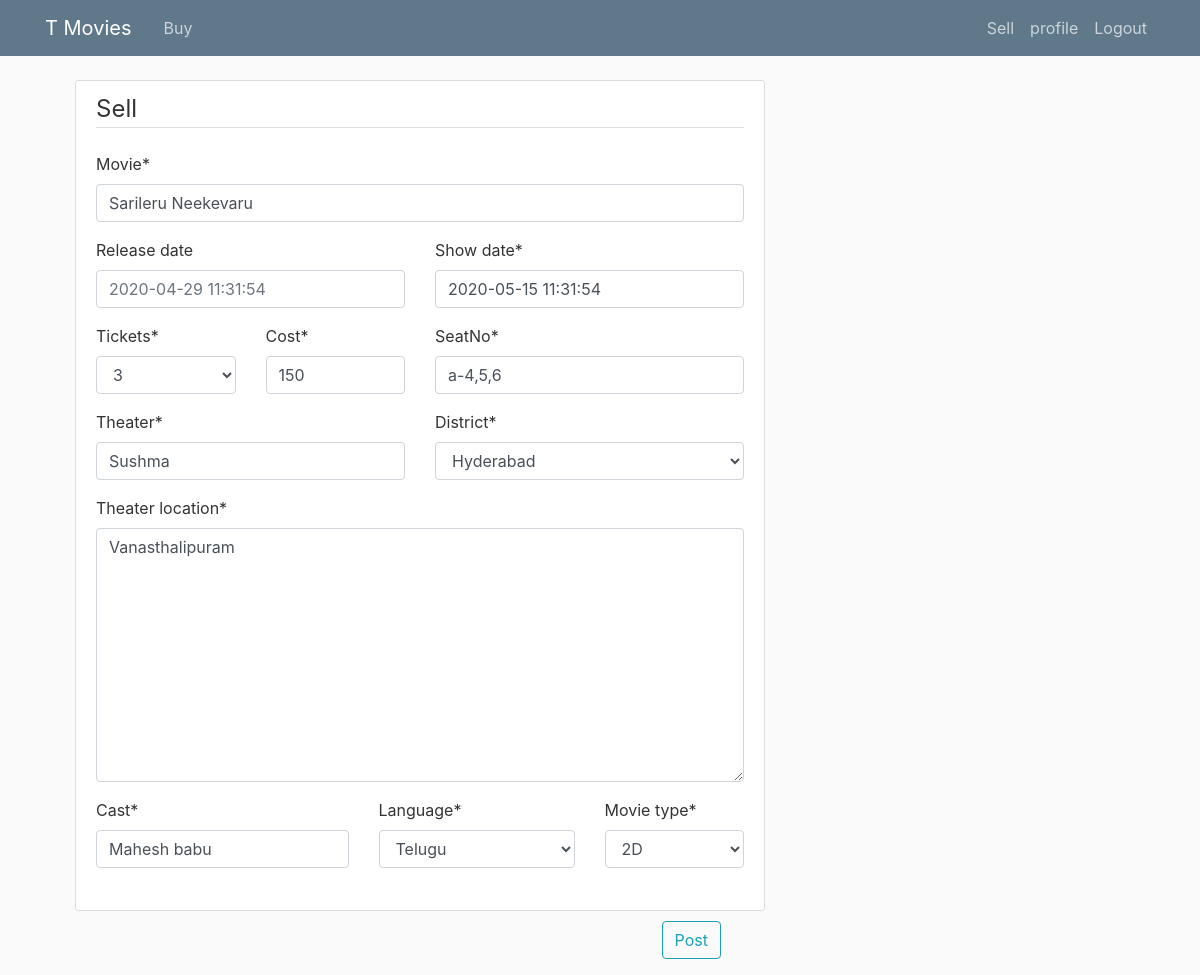
The app's page /post/7/update/ (signed in), older data.
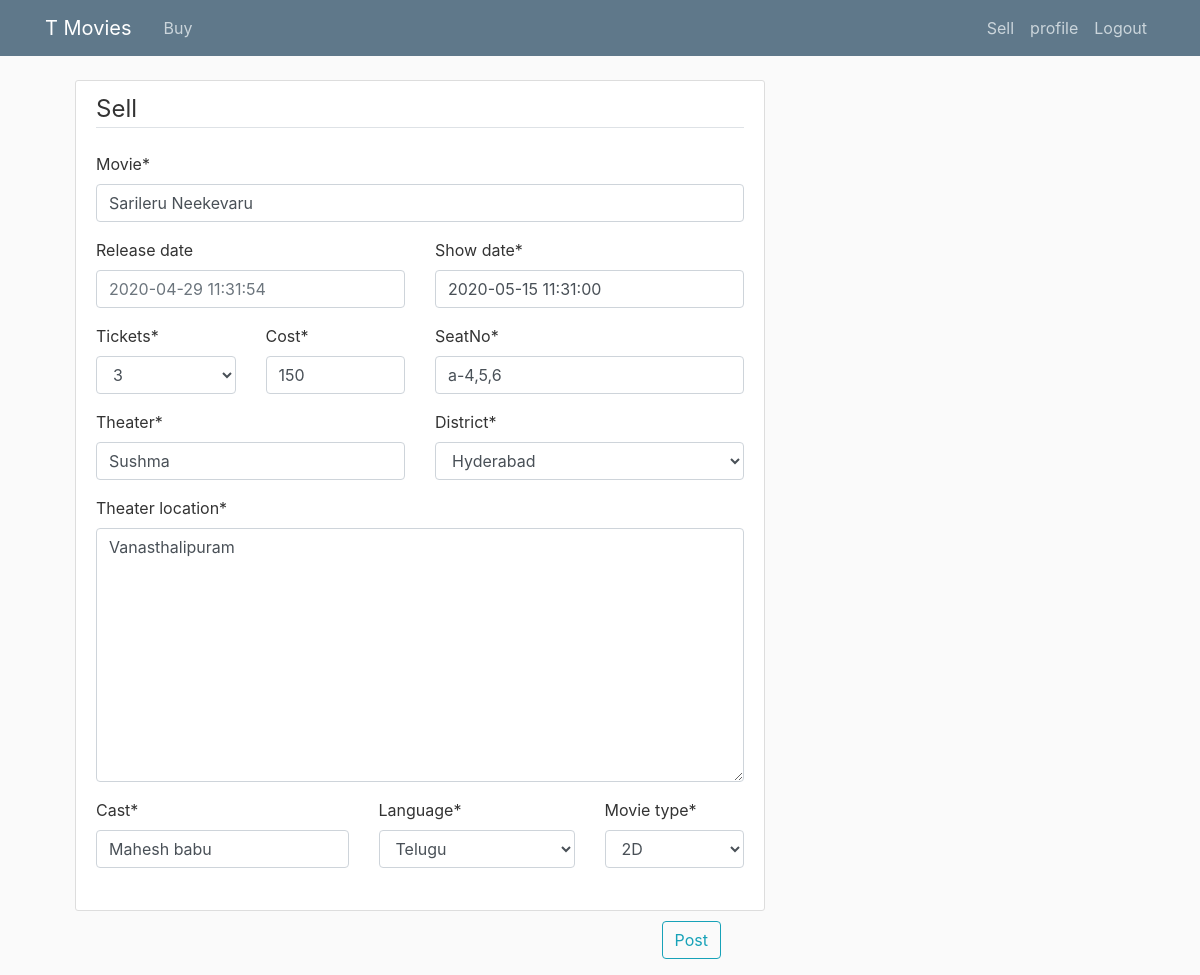
The same page, newer data.
### post/models.py (models this page shows, shortened)
class Post(models.Model):
    movie= models.CharField(max_length=100)
    date_posted = models.DateTimeField(default=timezone.now)
    release_date=models.DateTimeField(blank=True,null=True)
    show_date=models.DateTimeField()
    cost=models.IntegerField()
    no_tickets=[
        ('1','1'),
        ('2','2'),
        ('3','3'),
        ('4','4'),
        ('5','5'),
        ('6','6'),
    ]
    tickets=models.CharField(max_length=10,choices=no_tickets,default='two')
    seatNo=models.CharField(max_length=100)
    theater=models.CharField(max_length=100)
    district_choice=[
        ('adilabad','Adilabad'),
        ('kothagudem','Kothagudem'),
        ('hyderabad','Hyderabad'),
        ('jagitial','Jagitial'),
        ('bhupalpalle','Bhupalpalle'),
        ('gadwal','Gadwal'),
        ('kamareddy','Kamareddy'),
        ('karimnagar','Karimnagar'),
        ('khammam','Khammam'),
        ('komaram bheem','Komaram Bheem'),
        ('mahabubabad','Mahabubabad'),
        ('mahabubnagar','Mahabubnagar'),
        ('mancherial','Mancherial'),
        ('medak','Medak'),
        ('medchal','Medchal'),
        ('mulugu','Mulugu'),
        ('nagarkurnool','Nagarkurnool'),
        ('narayanpet','Narayanpet'),
        ('nalgonda','Nalgonda'),
        ('nirmal','Nirmal'),
        ('nizamabad','Nizamabad'),
        ('peddapalli','Peddapalli'),
        ('sircilla','Sircilla'),
        ('ranga Reddy','Ranga Reddy'),
        ('sangareddy','Sangareddy'),
        ('siddipet','Siddipet'),
        ('suryapet','Suryapet'),
        ('vikarabad','Vikarabad'),
        ('wanaparthy','Wanaparthy'),
        ('warangal','Warangal'),
        ('yadadri bhuvanagiri','Yadadri Bhuvanagiri'),
    ]
    district=models.CharField(max_length=20,choices=district_choice,default='hyderabad')
    theater_location=models.TextField()
    cast=models.CharField(max_length=100)
    language_Choice=[
        ('Telugu','Telugu'),
        ('Hindi','Hindi'),
        ('English','English'),
        ('Malayalam','Malayalam'),
        ('kannada','kannada'),
    ]
    language=models.CharField(max_length=10, choices=language_Choice,default='Telugu')
    movie_Type=[
        ('2d','2D'),
        ('3d','3D'),
        ('imax2d','IMAX 2D'),
        ('imax3d','IMAX 3D'),
        ('4dx','4DX'),
        ('4dx3d','4DX 3D'),
        ('mx4d','MX4D'),
    ]
    movie_type=models.CharField(max_length=7, choices=movie_Type,default='2d')
    seller=models.ForeignKey(User,on_delete=models.CASCADE)

### post/views.py (the view, shortened to what this page needs)
class PostUpdateView(LoginRequiredMixin,UserPassesTestMixin,UpdateView):
    model= Post
    fields=['movie','release_date','show_date','cost','tickets','seatNo','theater','district','theater_location','cast','language','movie_type']
    def get_form(self, form_class=None):
        form = super(PostUpdateView, self).get_form(form_class)
        form.fields['release_date'].widget = forms.TextInput(attrs={'placeholder':'2020-04-29 11:31:54'})
        return form
    def test_func(self):
        post=self.get_object()
        if self.request.user == post.seller:
            return True
        return False

### post/templates/post/post_form.html (shortened to what this page needs)
{% extends "post/base.html"%}
{% load crispy_forms_tags %}
{% block content%}
    <div class="content-section">
        <form method="POST">
            <fieldset class="form-group">
                <legend class="border-bottom mb-4"> Sell </legend>
                {{ form.movie|as_crispy_field }}
                <form class="form-horizontal">
                    <div class="row">
                        <div class="form-group col-md-6 mb-0">
                            {{ form.release_date |as_crispy_field }}
                        </div>
                        <div class="form-group col-md-6 mb-0">
                            {{ form.show_date |as_crispy_field }}
                        </div>
                    </div>
                    <div class="row">
                        <div class="form-group col-md-3 mb-0">
                            {{ form.tickets |as_crispy_field }}
                        </div>
                        <div class="form-group col-md-3 mb-0">
                            {{ form.cost |as_crispy_field }}
                        </div>
                        <div class="form-group col-md-6 mb-0">
                            {{ form.seatNo |as_crispy_field }}
                        </div>
                    </div>
                    <div class="row">
                        <div class="form-group col-md-6 mb-0">
                            {{ form.theater|as_crispy_field }}
                        </div>
                        <div class="form-group col-md-6 mb-0">
                            {{ form.district |as_crispy_field }}
                        </div>
                    </div>
                    {{ form.theater_location |as_crispy_field }}
                    <div class="row">
                        <div class="form-group col-md-5 mb-0">
                            {{ form.cast |as_crispy_field }}
                        </div>
                        <div class="form-group col-md-4 mb-0">
                            {{ form.language |as_crispy_field }}
                        </div>
                        <div class="form-group col-md-3 mb-0">
                            {{ form.movie_type|as_crispy_field }}
                        </div>
                    </div>
                </div>
            <div class="form-group">
                <button style="margin-left:85%;" class="btn btn-outline-info"type="submit">Post</button>
            </div>
    </div>
{% endblock content %}

Row changes from the older to the newer data that the page shows:
changed Post "Sarileru Neekevaru": show_date "2020-05-15 11:31:54" → "2020-05-15 11:31:00"
